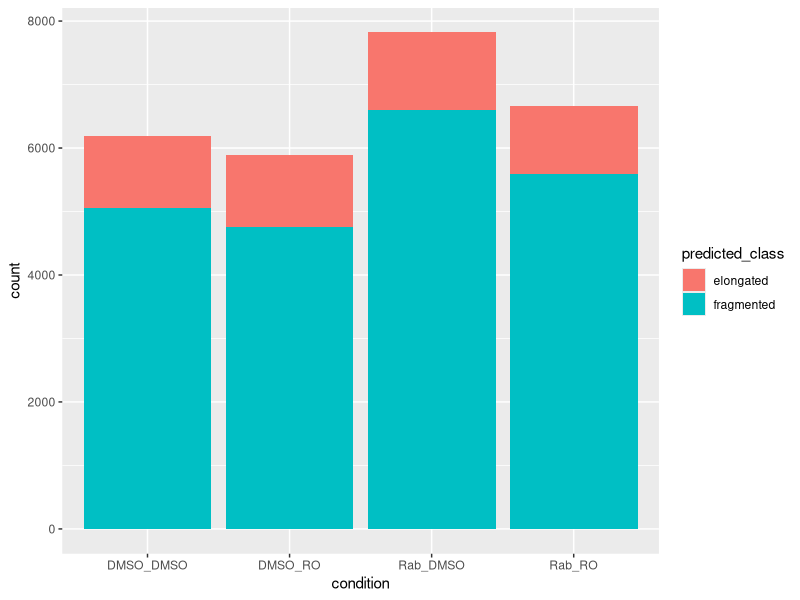
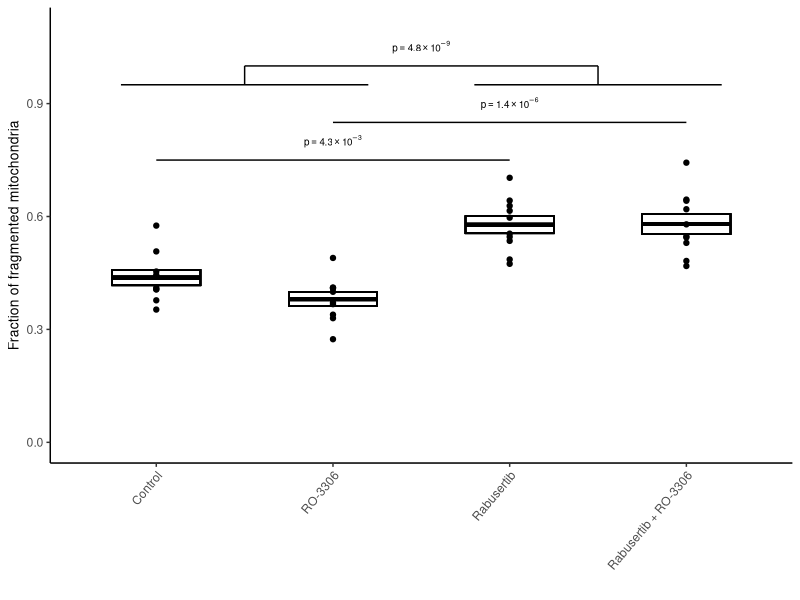

The R script that drew these images, in order:
rm(list = ls())

library(tidyr)
library(dplyr)
library(readr)
library(ggplot2)
library(stringr)


all_samples_raw_data_cmle_table <- read.csv("raw_mitochondrial_quant_data_Rab_RO.csv")

# QCs

all_samples_raw_data_cmle_table %>% 
  distinct(condition, replicate, object_id, predicted_class) %>% 
  ggplot(aes(x = condition, group = predicted_class, fill = predicted_class)) +
  geom_bar(position = "stack")

test_total_size_in_pixels <- all_samples_raw_data_cmle_table %>% 
  distinct(condition, replicate, object_id, predicted_class, size_in_pixels) %>% 
  group_by(condition, predicted_class) %>% 
  mutate(total_size_in_pixels = sum(size_in_pixels)) %>% 
  ungroup() %>% 
  distinct(condition, predicted_class, total_size_in_pixels)

test_total_size_in_pixels_all_morphologies <- all_samples_raw_data_cmle_table %>% 
  distinct(condition, replicate, object_id, predicted_class, size_in_pixels) %>% 
  group_by(condition) %>% 
  mutate(total_size_in_pixels = sum(size_in_pixels)) %>% 
  ungroup() %>% 
  distinct(condition, total_size_in_pixels)

test_mean_size_in_pixels <- all_samples_raw_data_cmle_table %>% 
  distinct(condition, replicate, object_id, predicted_class, size_in_pixels) %>% 
  group_by(condition) %>% 
  mutate(mean_size_in_pixels = mean(size_in_pixels)) %>% 
  ungroup() %>% 
  distinct(condition, mean_size_in_pixels)

# ANOVA

test <- all_samples_raw_data_cmle_table %>% 
  distinct(condition, replicate, object_id, predicted_class, size_in_pixels) %>% 
  group_by(condition, replicate) %>% 
  mutate(total_size_in_pixels_condition = sum(size_in_pixels)) %>% 
  ungroup() %>% 
  group_by(condition, predicted_class, replicate) %>% 
  mutate(total_size_in_pixels_morphology = sum(size_in_pixels)) %>% 
  ungroup() %>% 
  mutate(fraction_of_pixels_per_morphology = total_size_in_pixels_morphology/total_size_in_pixels_condition) %>% 
  distinct(condition, replicate, predicted_class, fraction_of_pixels_per_morphology)


anova_test <- all_samples_raw_data_cmle_table %>% 
  distinct(condition, replicate, object_id, predicted_class, size_in_pixels) %>% 
  group_by(condition, replicate) %>% 
  mutate(total_size_in_pixels_condition = sum(size_in_pixels)) %>% 
  ungroup() %>% 
  group_by(condition, predicted_class, replicate) %>% 
  mutate(total_size_in_pixels_morphology = sum(size_in_pixels)) %>% 
  ungroup() %>% 
  mutate(fraction_of_pixels_per_morphology = total_size_in_pixels_morphology/total_size_in_pixels_condition) %>% 
  distinct(condition, replicate, predicted_class, fraction_of_pixels_per_morphology) %>% 
  mutate(condition_1 = str_replace(condition, "_[A-Za-z]+", "")) %>% 
  mutate(condition_2 = str_replace(condition, "[A-Za-z]+_", "")) %>% 
  dplyr::select(-c(condition)) %>% 
  filter(predicted_class == "fragmented") %>% 
  group_by(predicted_class) %>% 
  do({
    model_results <-
      aov(fraction_of_pixels_per_morphology ~ condition_1 * condition_2,
          data = .)
    tukey_result <- TukeyHSD(model_results)
    
    tukey_Rab <- as.data.frame(tukey_result$condition_1)
    tukey_RO <- as.data.frame(tukey_result$condition_2)
    tukey_interaction <-
      as.data.frame(tukey_result$`condition_1:condition_2`)
    
    tukey_Rab$comparison <- rownames(tukey_Rab)
    tukey_RO$comparison <- rownames(tukey_RO)
    tukey_interaction$comparison <- rownames(tukey_interaction)
    
    tibble(
      Rab_comparisons = list(tukey_Rab),
      RO_comparisons = list(tukey_RO),
      interaction_comparisons = list(tukey_interaction)
    )
  }) %>% 
  pivot_longer(cols = c(Rab_comparisons:interaction_comparisons), names_to = "comparison_type", values_to = "tukey_result") %>% 
  unnest(tukey_result) %>% 
  filter(!is.na(diff))

bars.df <- data.frame(x = c(1, 2, 0.8, 2.8, 1.5, 3.5, 1.5), y = c(0.75, 0.85, 0.95, 0.95, 0.95, 0.95, 1), 
                      xend = c(3, 4, 2.2, 4.2, 1.5, 3.5, 3.5), yend = c(0.75, 0.85, 0.95, 0.95, 1, 1, 1))

label.df <- data.frame(y = c(0.8, 0.9, 1.05), 
                       x = c(2, 3, 2.5),
                       label = c("p = 4.3e-3", "p = 1.4e-6", "p = 4.8e-9"))

label.df <- data.frame(y = c(0.8, 0.9, 1.05), 
                       x = c(2, 3, 2.5),
                       label = c(paste0("p == 4.3", "%*%", "10^{-3}"), paste0("p == 1.4", "%*%", "10^{-6}"), paste0("p == 4.8", "%*%", "10^{-9}")))


quanti_image <- all_samples_raw_data_cmle_table %>% 
  distinct(condition, replicate, object_id, predicted_class, size_in_pixels) %>% 
  group_by(condition, replicate) %>% 
  mutate(total_size_in_pixels_condition = sum(size_in_pixels)) %>% 
  ungroup() %>% 
  group_by(condition, predicted_class, replicate) %>% 
  mutate(total_size_in_pixels_morphology = sum(size_in_pixels)) %>% 
  ungroup() %>% 
  mutate(fraction_of_pixels_per_morphology = total_size_in_pixels_morphology/total_size_in_pixels_condition) %>% 
  distinct(condition, replicate, predicted_class, fraction_of_pixels_per_morphology) %>% 
  filter(predicted_class == "fragmented") %>% 
  group_by(condition) %>%
  mutate(
    mean = mean(fraction_of_pixels_per_morphology),
    sd = sd(fraction_of_pixels_per_morphology),
    n = n(),
    se = sd / sqrt(n)
  ) %>% 
  mutate(labels = ifelse(condition == "DMSO_DMSO", "Control", "RO-3306")) %>% 
  mutate(labels = ifelse(condition == "Rab_DMSO", "Rabusertib", labels)) %>% 
  mutate(labels = ifelse(condition == "Rab_RO", "Rabusertib + RO-3306", labels)) %>% 
  mutate(labels = factor(labels, levels = c("Control", "RO-3306", "Rabusertib", "Rabusertib + RO-3306"))) %>% 
  ggplot(aes(x = labels, y = fraction_of_pixels_per_morphology, group = condition)) +
  geom_crossbar(aes(ymin = mean - se, ymax = mean + se, y = mean),
                width = 0.5) +
  geom_point() +
  labs(x = "", y = "Fraction of fragmented mitochondria") +
  scale_y_continuous(limits = c(0, 1.1)) +
  geom_segment(data = bars.df, aes(x = x, y = y, xend = xend, yend = yend), inherit.aes = FALSE, size = 0.5) +
  geom_text(data = label.df, aes(x = x, y = y, label = label), inherit.aes = FALSE, size = 2.5, parse=TRUE)  +
  theme(panel.grid.major = element_blank(), 
        panel.grid.minor = element_blank(),
        panel.background = element_blank(), 
        panel.border = element_blank(),
        axis.line = element_line(colour = "black"),
        axis.text.x = element_text(angle=50, hjust = 1),
        axis.title.y = element_text(size = 10))

quanti_image

# pdf("Z:/Viviane/Experiments/data_for_manuscript/mitochondria_quantification/CHEK1_inhibition_microscopy_mitochondria_quantification_deconvoluted.pdf",
#     height = 4,
#     width = 2)
# quanti_image
# dev.off()
